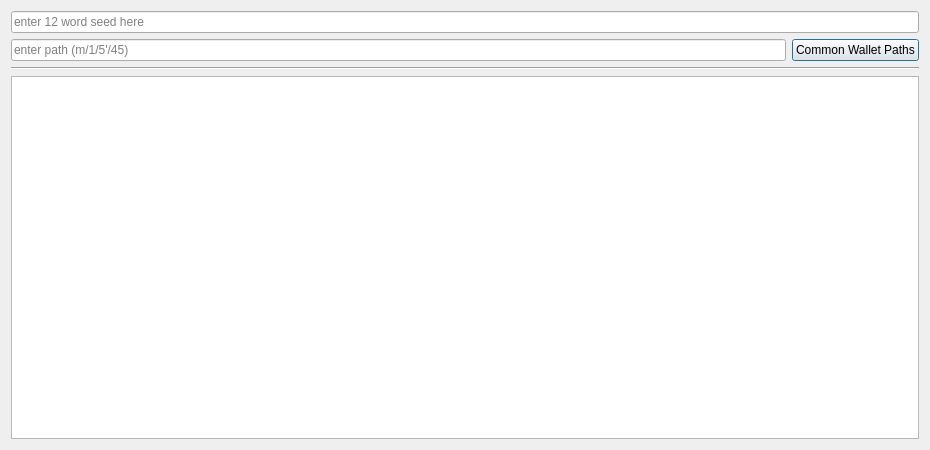
<?xml version="1.0" encoding="UTF-8"?>
<ui version="4.0">
 <class>HDExplorerDialog</class>
 <widget class="QDialog" name="HDExplorerDialog">
  <property name="geometry">
   <rect>
    <x>0</x>
    <y>0</y>
    <width>930</width>
    <height>450</height>
   </rect>
  </property>
  <property name="windowTitle">
   <string>HD Explorer</string>
  </property>
  <layout class="QVBoxLayout" name="verticalLayout">
   <item>
    <widget class="QLineEdit" name="lineEditWords">
     <property name="placeholderText">
      <string>enter 12 word seed here</string>
     </property>
    </widget>
   </item>
   <item>
    <layout class="QHBoxLayout" name="horizontalLayout">
     <item>
      <widget class="QLineEdit" name="lineEditPath">
       <property name="placeholderText">
        <string>enter path (m/1/5'/45)</string>
       </property>
      </widget>
     </item>
     <item>
      <widget class="QPushButton" name="pushButtonCommon">
       <property name="text">
        <string>Common Wallet Paths</string>
       </property>
      </widget>
     </item>
    </layout>
   </item>
   <item>
    <widget class="Line" name="line">
     <property name="orientation">
      <enum>Qt::Horizontal</enum>
     </property>
    </widget>
   </item>
   <item>
    <widget class="QTextBrowser" name="textBrowser"/>
   </item>
  </layout>
 </widget>
 <resources/>
 <connections/>
</ui>
